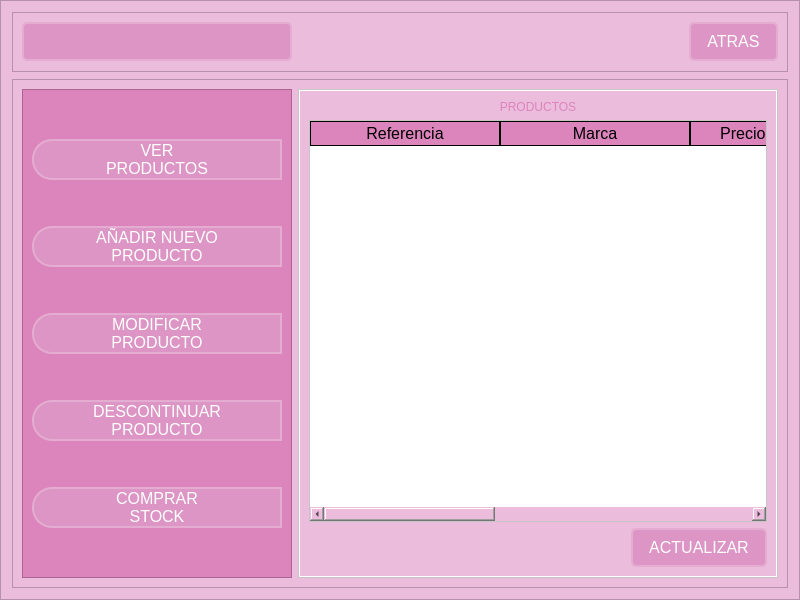
<?xml version="1.0" encoding="UTF-8"?>
<ui version="4.0">
 <class>MainWindow</class>
 <widget class="QMainWindow" name="MainWindow">
  <property name="geometry">
   <rect>
    <x>0</x>
    <y>0</y>
    <width>800</width>
    <height>600</height>
   </rect>
  </property>
  <property name="minimumSize">
   <size>
    <width>800</width>
    <height>600</height>
   </size>
  </property>
  <property name="maximumSize">
   <size>
    <width>800</width>
    <height>600</height>
   </size>
  </property>
  <property name="windowTitle">
   <string>MainWindow</string>
  </property>
  <widget class="QWidget" name="centralwidget">
   <layout class="QVBoxLayout" name="verticalLayout">
    <property name="spacing">
     <number>0</number>
    </property>
    <property name="leftMargin">
     <number>0</number>
    </property>
    <property name="topMargin">
     <number>0</number>
    </property>
    <property name="rightMargin">
     <number>0</number>
    </property>
    <property name="bottomMargin">
     <number>0</number>
    </property>
    <item>
     <widget class="QFrame" name="frame">
      <property name="styleSheet">
       <string notr="true">background-color: rgb(235, 188, 220);</string>
      </property>
      <property name="frameShape">
       <enum>QFrame::StyledPanel</enum>
      </property>
      <property name="frameShadow">
       <enum>QFrame::Raised</enum>
      </property>
      <layout class="QVBoxLayout" name="verticalLayout_2" stretch="0,8">
       <property name="spacing">
        <number>7</number>
       </property>
       <property name="leftMargin">
        <number>11</number>
       </property>
       <property name="topMargin">
        <number>11</number>
       </property>
       <property name="rightMargin">
        <number>11</number>
       </property>
       <property name="bottomMargin">
        <number>11</number>
       </property>
       <item>
        <widget class="QFrame" name="frame_superior">
         <property name="minimumSize">
          <size>
           <width>0</width>
           <height>60</height>
          </size>
         </property>
         <property name="styleSheet">
          <string notr="true">QFrame{
background-color: rgb(235, 188, 220);
}

QPushButton {
    border: 2px solid #e4acd0;
    border-radius: 5px;
    padding: 8px 16px;
    background-color: #dc95c4; /* Fondo */
    color: #ffffff; /* Color del texto */
    font-family: Arial, sans-serif;
    font-size: 16px;
}

QPushButton:hover {
    background-color: #dc84bc; /* Fondo al pasar el cursor */
}

QPushButton:pressed {
    background-color: #d484b4; /* Fondo al presionar */
}
QLabel {
	background-color:  rgb(235, 188, 220);
    font: 87 14pt &quot;Arial Black&quot;; /* Fuente Arial Black, peso 87 */
    color: rgb(220, 132, 188); /* Color de texto rgb(220, 132, 188) */
}</string>
         </property>
         <property name="frameShape">
          <enum>QFrame::StyledPanel</enum>
         </property>
         <property name="frameShadow">
          <enum>QFrame::Raised</enum>
         </property>
         <layout class="QHBoxLayout" name="horizontalLayout">
          <item>
           <widget class="QPushButton" name="menu_boton">
            <property name="minimumSize">
             <size>
              <width>270</width>
              <height>0</height>
             </size>
            </property>
            <property name="text">
             <string/>
            </property>
            <property name="icon">
             <iconset>
              <normaloff>../../../recursos/images/barra-de-menus.png</normaloff>../../../recursos/images/barra-de-menus.png</iconset>
            </property>
            <property name="iconSize">
             <size>
              <width>30</width>
              <height>30</height>
             </size>
            </property>
           </widget>
          </item>
          <item>
           <spacer name="horizontalSpacer">
            <property name="orientation">
             <enum>Qt::Horizontal</enum>
            </property>
            <property name="sizeHint" stdset="0">
             <size>
              <width>333</width>
              <height>20</height>
             </size>
            </property>
           </spacer>
          </item>
          <item>
           <widget class="QPushButton" name="atrasBtn">
            <property name="text">
             <string>ATRAS</string>
            </property>
            <property name="icon">
             <iconset>
              <normaloff>../../../recursos/images/arrow-left.png</normaloff>../../../recursos/images/arrow-left.png</iconset>
            </property>
            <property name="iconSize">
             <size>
              <width>40</width>
              <height>40</height>
             </size>
            </property>
           </widget>
          </item>
         </layout>
        </widget>
       </item>
       <item>
        <widget class="QFrame" name="frame_contenido">
         <property name="frameShape">
          <enum>QFrame::StyledPanel</enum>
         </property>
         <property name="frameShadow">
          <enum>QFrame::Raised</enum>
         </property>
         <layout class="QHBoxLayout" name="horizontalLayout_2">
          <item>
           <widget class="QFrame" name="frame_control">
            <property name="minimumSize">
             <size>
              <width>270</width>
              <height>0</height>
             </size>
            </property>
            <property name="maximumSize">
             <size>
              <width>0</width>
              <height>16777215</height>
             </size>
            </property>
            <property name="styleSheet">
             <string notr="true">QFrame{
background-color: rgb(220, 132, 188);
}

QPushButton {
    border: 2px solid #e4acd0;
	border-top-left-radius:20px;
    border-bottom-left-radius: 20px;
    background-color: #dc95c4; /* Fondo */
    color: #ffffff; /* Color del texto */
    font-family: Arial, sans-serif;
    font-size: 16px;
}

QPushButton:hover {
    background-color: #dc84bc; /* Fondo al pasar el cursor */
	border-top-left-radius:20px;
    border-bottom-left-radius: 20px;
}

QPushButton:pressed {
    background-color: #d484b4; /* Fondo al presionar */
}</string>
            </property>
            <property name="frameShape">
             <enum>QFrame::StyledPanel</enum>
            </property>
            <property name="frameShadow">
             <enum>QFrame::Raised</enum>
            </property>
            <layout class="QVBoxLayout" name="verticalLayout_3">
             <item>
              <widget class="QPushButton" name="ver_productos_boton">
               <property name="layoutDirection">
                <enum>Qt::LeftToRight</enum>
               </property>
               <property name="text">
                <string>VER
PRODUCTOS</string>
               </property>
               <property name="icon">
                <iconset>
                 <normaloff>../../../recursos/images/database.png</normaloff>../../../recursos/images/database.png</iconset>
               </property>
               <property name="iconSize">
                <size>
                 <width>35</width>
                 <height>35</height>
                </size>
               </property>
              </widget>
             </item>
             <item>
              <widget class="QPushButton" name="nuevo_producto_boton">
               <property name="text">
                <string>AÑADIR NUEVO
PRODUCTO</string>
               </property>
               <property name="icon">
                <iconset>
                 <normaloff>../../../recursos/images/basket-plus.png</normaloff>../../../recursos/images/basket-plus.png</iconset>
               </property>
               <property name="iconSize">
                <size>
                 <width>40</width>
                 <height>40</height>
                </size>
               </property>
              </widget>
             </item>
             <item>
              <widget class="QPushButton" name="modificar_producto_boton">
               <property name="text">
                <string>MODIFICAR
PRODUCTO</string>
               </property>
               <property name="icon">
                <iconset>
                 <normaloff>../../../recursos/images/store-edit.png</normaloff>../../../recursos/images/store-edit.png</iconset>
               </property>
               <property name="iconSize">
                <size>
                 <width>40</width>
                 <height>40</height>
                </size>
               </property>
              </widget>
             </item>
             <item>
              <widget class="QPushButton" name="descontinuar_producto_boton">
               <property name="text">
                <string>DESCONTINUAR
PRODUCTO</string>
               </property>
               <property name="icon">
                <iconset>
                 <normaloff>../../../recursos/images/basket-remove.png</normaloff>../../../recursos/images/basket-remove.png</iconset>
               </property>
               <property name="iconSize">
                <size>
                 <width>40</width>
                 <height>40</height>
                </size>
               </property>
              </widget>
             </item>
             <item>
              <widget class="QPushButton" name="ingresar_stock_boton">
               <property name="text">
                <string>COMPRAR
STOCK</string>
               </property>
               <property name="icon">
                <iconset>
                 <normaloff>../../../recursos/images/basket-unfill.png</normaloff>../../../recursos/images/basket-unfill.png</iconset>
               </property>
               <property name="iconSize">
                <size>
                 <width>40</width>
                 <height>40</height>
                </size>
               </property>
              </widget>
             </item>
            </layout>
           </widget>
          </item>
          <item>
           <widget class="QFrame" name="frame_paginas">
            <property name="styleSheet">
             <string notr="true">/* styles.css */

/* Estilo para QFrame */
QFrame {
    background-color: #ffffff; /* Fondo blanco */
}

/* Estilo para QLabel */
QLabel {
	background-color:  rgb(235, 188, 220);
    font: 87 14pt &quot;Arial Black&quot;; /* Fuente Arial Black, peso 87 */
    color: rgb(220, 132, 188); /* Color de texto rgb(220, 132, 188) */
}

/* Estilo para QLineEdit */
QLineEdit {
    border: 2px solid #e4acd0; /* Borde */
    border-radius: 5px;
    padding: 5px;
    background-color: #f5eef2; /* Fondo */
    color: rgb(0, 0, 0); /* Color del texto */
    font-family: Arial, sans-serif;
    font-size: 14px;
}
QLineEdit:hover {
	border: 2px solid rgb(255, 255, 255);
}
QLineEdit:focus {
    border: 2px solid #dc84bc; /* Borde al enfocar */
}

QPushButton {
    border: 2px solid #e4acd0;
    border-radius: 5px;
    padding: 8px 16px;
    background-color: #dc95c4; /* Fondo */
    color: #ffffff; /* Color del texto */
    font-family: Arial, sans-serif;
    font-size: 16px;
}

QPushButton:hover {
    background-color: #dc84bc; /* Fondo al pasar el cursor */
}

QPushButton:pressed {
    background-color: #d484b4; /* Fondo al presionar */
}

QTableWidget {
	background-color: rgb(255, 255, 255);
	color: rgb(0, 0, 0);
	gridline-color: #dc84bc;
	font-size: 12pt;
	color: #000000;
}
QHeaderView::section {
	background-color: #dc84bc;
	border: 1px solid rgb(0, 0, 0);
	font-size: 12pt;
}
QTableWidget QTableCornerButton::section {
	background-color: rgb(0, 0, 0);
	border: 1px solid rgb(0, 206, 151);
}</string>
            </property>
            <property name="frameShape">
             <enum>QFrame::StyledPanel</enum>
            </property>
            <property name="frameShadow">
             <enum>QFrame::Raised</enum>
            </property>
            <layout class="QHBoxLayout" name="horizontalLayout_3">
             <property name="spacing">
              <number>0</number>
             </property>
             <property name="leftMargin">
              <number>1</number>
             </property>
             <property name="topMargin">
              <number>1</number>
             </property>
             <property name="rightMargin">
              <number>1</number>
             </property>
             <property name="bottomMargin">
              <number>1</number>
             </property>
             <item>
              <widget class="QStackedWidget" name="stackedWidget">
               <property name="currentIndex">
                <number>0</number>
               </property>
               <widget class="QWidget" name="ver_productos_pagina">
                <layout class="QVBoxLayout" name="verticalLayout_4">
                 <item>
                  <widget class="QLabel" name="ver_productos_label">
                   <property name="text">
                    <string>PRODUCTOS</string>
                   </property>
                   <property name="alignment">
                    <set>Qt::AlignCenter</set>
                   </property>
                  </widget>
                 </item>
                 <item>
                  <widget class="QTableWidget" name="tabla_productos">
                   <attribute name="horizontalHeaderVisible">
                    <bool>true</bool>
                   </attribute>
                   <attribute name="horizontalHeaderCascadingSectionResizes">
                    <bool>false</bool>
                   </attribute>
                   <attribute name="horizontalHeaderDefaultSectionSize">
                    <number>190</number>
                   </attribute>
                   <column>
                    <property name="text">
                     <string>Referencia</string>
                    </property>
                   </column>
                   <column>
                    <property name="text">
                     <string>Marca</string>
                    </property>
                   </column>
                   <column>
                    <property name="text">
                     <string>Precio adquisición</string>
                    </property>
                    <property name="font">
                     <font>
                      <pointsize>8</pointsize>
                     </font>
                    </property>
                   </column>
                   <column>
                    <property name="text">
                     <string>Precio venta</string>
                    </property>
                   </column>
                   <column>
                    <property name="text">
                     <string>Unidades actuales</string>
                    </property>
                   </column>
                  </widget>
                 </item>
                 <item>
                  <layout class="QHBoxLayout" name="horizontalLayout_4">
                   <item>
                    <spacer name="horizontalSpacer_2">
                     <property name="orientation">
                      <enum>Qt::Horizontal</enum>
                     </property>
                     <property name="sizeHint" stdset="0">
                      <size>
                       <width>40</width>
                       <height>20</height>
                      </size>
                     </property>
                    </spacer>
                   </item>
                   <item>
                    <widget class="QPushButton" name="ver_actualizar_boton">
                     <property name="text">
                      <string>ACTUALIZAR</string>
                     </property>
                     <property name="icon">
                      <iconset>
                       <normaloff>../../../recursos/images/reload.png</normaloff>../../../recursos/images/reload.png</iconset>
                     </property>
                    </widget>
                   </item>
                  </layout>
                 </item>
                </layout>
               </widget>
               <widget class="QWidget" name="nuevo_producto_pagina">
                <layout class="QVBoxLayout" name="verticalLayout_7">
                 <item>
                  <widget class="QLabel" name="nuevo_producto_label">
                   <property name="text">
                    <string>NUEVO PRODUCTO</string>
                   </property>
                   <property name="alignment">
                    <set>Qt::AlignCenter</set>
                   </property>
                  </widget>
                 </item>
                 <item>
                  <layout class="QHBoxLayout" name="horizontalLayout_5">
                   <item>
                    <layout class="QVBoxLayout" name="verticalLayout_5">
                     <property name="spacing">
                      <number>15</number>
                     </property>
                     <item>
                      <widget class="QLabel" name="add_referencia_label">
                       <property name="text">
                        <string>Referencia</string>
                       </property>
                      </widget>
                     </item>
                     <item>
                      <widget class="QLabel" name="add_marca_label">
                       <property name="text">
                        <string>Marca</string>
                       </property>
                      </widget>
                     </item>
                     <item>
                      <widget class="QLabel" name="add_precio_adquisicion_label">
                       <property name="text">
                        <string>Precio
adquisición</string>
                       </property>
                      </widget>
                     </item>
                     <item>
                      <widget class="QLabel" name="add_precio_ventas_label">
                       <property name="text">
                        <string>Precio ventas</string>
                       </property>
                      </widget>
                     </item>
                     <item>
                      <widget class="QLabel" name="add_unidades_actuales_label">
                       <property name="text">
                        <string>Unidades
actuales</string>
                       </property>
                      </widget>
                     </item>
                    </layout>
                   </item>
                   <item>
                    <layout class="QVBoxLayout" name="verticalLayout_6">
                     <property name="spacing">
                      <number>15</number>
                     </property>
                     <item>
                      <widget class="QLineEdit" name="add_referencia_lineEdit">
                       <property name="placeholderText">
                        <string>CODIGO DE BARRAS</string>
                       </property>
                      </widget>
                     </item>
                     <item>
                      <widget class="QLineEdit" name="add_marca_lineEdit">
                       <property name="placeholderText">
                        <string>MARCA</string>
                       </property>
                      </widget>
                     </item>
                     <item>
                      <widget class="QLineEdit" name="add_precio_adquisicion_lineEdit">
                       <property name="placeholderText">
                        <string>$</string>
                       </property>
                      </widget>
                     </item>
                     <item>
                      <widget class="QLineEdit" name="add_precio_ventas_lineEdit">
                       <property name="placeholderText">
                        <string>$</string>
                       </property>
                      </widget>
                     </item>
                     <item>
                      <widget class="QLineEdit" name="add_unidades_actuales_lineEdit">
                       <property name="placeholderText">
                        <string>CANTIDAD DE UNIDADES</string>
                       </property>
                      </widget>
                     </item>
                    </layout>
                   </item>
                  </layout>
                 </item>
                 <item>
                  <layout class="QHBoxLayout" name="horizontalLayout_6">
                   <item>
                    <widget class="QLabel" name="aviso_add_label">
                     <property name="minimumSize">
                      <size>
                       <width>170</width>
                       <height>0</height>
                      </size>
                     </property>
                     <property name="text">
                      <string/>
                     </property>
                     <property name="alignment">
                      <set>Qt::AlignCenter</set>
                     </property>
                    </widget>
                   </item>
                   <item>
                    <spacer name="horizontalSpacer_3">
                     <property name="orientation">
                      <enum>Qt::Horizontal</enum>
                     </property>
                     <property name="sizeHint" stdset="0">
                      <size>
                       <width>40</width>
                       <height>20</height>
                      </size>
                     </property>
                    </spacer>
                   </item>
                   <item>
                    <widget class="QPushButton" name="add_boton">
                     <property name="text">
                      <string>AÑADIR</string>
                     </property>
                     <property name="icon">
                      <iconset>
                       <normaloff>../../../recursos/images/basket-plus.png</normaloff>../../../recursos/images/basket-plus.png</iconset>
                     </property>
                     <property name="iconSize">
                      <size>
                       <width>25</width>
                       <height>25</height>
                      </size>
                     </property>
                    </widget>
                   </item>
                  </layout>
                 </item>
                </layout>
               </widget>
               <widget class="QWidget" name="modificar_producto_pagina">
                <layout class="QVBoxLayout" name="verticalLayout_10">
                 <item>
                  <widget class="QLabel" name="modificar_producto_label">
                   <property name="text">
                    <string>MODIFICAR PRODUCTO</string>
                   </property>
                   <property name="alignment">
                    <set>Qt::AlignCenter</set>
                   </property>
                  </widget>
                 </item>
                 <item>
                  <spacer name="verticalSpacer_3">
                   <property name="orientation">
                    <enum>Qt::Vertical</enum>
                   </property>
                   <property name="sizeHint" stdset="0">
                    <size>
                     <width>20</width>
                     <height>40</height>
                    </size>
                   </property>
                  </spacer>
                 </item>
                 <item>
                  <layout class="QHBoxLayout" name="horizontalLayout_8">
                   <item>
                    <widget class="QLabel" name="modify_buscar_producto_label">
                     <property name="text">
                      <string>Producto:</string>
                     </property>
                    </widget>
                   </item>
                   <item>
                    <widget class="QLineEdit" name="modify_buscar_producto_lineEdit">
                     <property name="placeholderText">
                      <string>BUSCAR PRODUCTO</string>
                     </property>
                    </widget>
                   </item>
                   <item>
                    <widget class="QPushButton" name="modify_buscar_boton">
                     <property name="text">
                      <string>BUSCAR</string>
                     </property>
                     <property name="icon">
                      <iconset>
                       <normaloff>../../../recursos/images/store-search.png</normaloff>../../../recursos/images/store-search.png</iconset>
                     </property>
                     <property name="iconSize">
                      <size>
                       <width>25</width>
                       <height>25</height>
                      </size>
                     </property>
                    </widget>
                   </item>
                  </layout>
                 </item>
                 <item>
                  <spacer name="verticalSpacer_2">
                   <property name="orientation">
                    <enum>Qt::Vertical</enum>
                   </property>
                   <property name="sizeHint" stdset="0">
                    <size>
                     <width>20</width>
                     <height>40</height>
                    </size>
                   </property>
                  </spacer>
                 </item>
                 <item>
                  <layout class="QHBoxLayout" name="horizontalLayout_7">
                   <item>
                    <layout class="QVBoxLayout" name="verticalLayout_8">
                     <property name="spacing">
                      <number>15</number>
                     </property>
                     <item>
                      <widget class="QLabel" name="modify_marca_label">
                       <property name="text">
                        <string>Marca</string>
                       </property>
                      </widget>
                     </item>
                     <item>
                      <widget class="QLabel" name="modify_precio_adquisicion_label">
                       <property name="text">
                        <string>Precio
adquisición</string>
                       </property>
                      </widget>
                     </item>
                     <item>
                      <widget class="QLabel" name="modify_precio_venta_label">
                       <property name="text">
                        <string>Precio venta</string>
                       </property>
                      </widget>
                     </item>
                    </layout>
                   </item>
                   <item>
                    <layout class="QVBoxLayout" name="verticalLayout_9">
                     <property name="spacing">
                      <number>15</number>
                     </property>
                     <item>
                      <widget class="QLineEdit" name="modify_marca_lineEdit">
                       <property name="placeholderText">
                        <string>MARCA</string>
                       </property>
                      </widget>
                     </item>
                     <item>
                      <widget class="QLineEdit" name="modify_precio_adquisicion_lineEdit">
                       <property name="placeholderText">
                        <string>$</string>
                       </property>
                      </widget>
                     </item>
                     <item>
                      <widget class="QLineEdit" name="modify_precio_venta_lineEdit">
                       <property name="placeholderText">
                        <string>$</string>
                       </property>
                      </widget>
                     </item>
                    </layout>
                   </item>
                  </layout>
                 </item>
                 <item>
                  <spacer name="verticalSpacer">
                   <property name="orientation">
                    <enum>Qt::Vertical</enum>
                   </property>
                   <property name="sizeHint" stdset="0">
                    <size>
                     <width>20</width>
                     <height>40</height>
                    </size>
                   </property>
                  </spacer>
                 </item>
                 <item>
                  <layout class="QHBoxLayout" name="horizontalLayout_9">
                   <item>
                    <widget class="QLabel" name="aviso_modify_label">
                     <property name="minimumSize">
                      <size>
                       <width>170</width>
                       <height>0</height>
                      </size>
                     </property>
                     <property name="text">
                      <string/>
                     </property>
                    </widget>
                   </item>
                   <item>
                    <spacer name="horizontalSpacer_4">
                     <property name="orientation">
                      <enum>Qt::Horizontal</enum>
                     </property>
                     <property name="sizeHint" stdset="0">
                      <size>
                       <width>40</width>
                       <height>20</height>
                      </size>
                     </property>
                    </spacer>
                   </item>
                   <item>
                    <widget class="QPushButton" name="modify_guardar_boton">
                     <property name="text">
                      <string>GUARDAR</string>
                     </property>
                     <property name="icon">
                      <iconset>
                       <normaloff>../../../recursos/images/content-save-all.png</normaloff>../../../recursos/images/content-save-all.png</iconset>
                     </property>
                     <property name="iconSize">
                      <size>
                       <width>25</width>
                       <height>25</height>
                      </size>
                     </property>
                    </widget>
                   </item>
                  </layout>
                 </item>
                </layout>
               </widget>
               <widget class="QWidget" name="descontinuar_producto_pagina">
                <layout class="QVBoxLayout" name="verticalLayout_11">
                 <item>
                  <widget class="QLabel" name="descontinuar_producto_label">
                   <property name="text">
                    <string>DESCONTINUAR PRODUCTO</string>
                   </property>
                   <property name="alignment">
                    <set>Qt::AlignCenter</set>
                   </property>
                  </widget>
                 </item>
                 <item>
                  <layout class="QHBoxLayout" name="horizontalLayout_11">
                   <item>
                    <widget class="QLabel" name="del_producto_label">
                     <property name="text">
                      <string>Producto:</string>
                     </property>
                    </widget>
                   </item>
                   <item>
                    <widget class="QLineEdit" name="del_buscar_producto_lineEdit">
                     <property name="minimumSize">
                      <size>
                       <width>150</width>
                       <height>30</height>
                      </size>
                     </property>
                     <property name="placeholderText">
                      <string>BUSCAR PRODUCTO</string>
                     </property>
                    </widget>
                   </item>
                   <item>
                    <widget class="QPushButton" name="del_buscar_boton">
                     <property name="minimumSize">
                      <size>
                       <width>120</width>
                       <height>30</height>
                      </size>
                     </property>
                     <property name="text">
                      <string>BUSCAR</string>
                     </property>
                     <property name="icon">
                      <iconset>
                       <normaloff>../../../recursos/images/store-search.png</normaloff>../../../recursos/images/store-search.png</iconset>
                     </property>
                     <property name="iconSize">
                      <size>
                       <width>25</width>
                       <height>25</height>
                      </size>
                     </property>
                    </widget>
                   </item>
                  </layout>
                 </item>
                 <item>
                  <widget class="QTableWidget" name="del_tabla_productos">
                   <attribute name="horizontalHeaderDefaultSectionSize">
                    <number>200</number>
                   </attribute>
                   <column>
                    <property name="text">
                     <string>Referencia</string>
                    </property>
                   </column>
                   <column>
                    <property name="text">
                     <string>Marca</string>
                    </property>
                   </column>
                   <column>
                    <property name="text">
                     <string>Precio adquisición</string>
                    </property>
                   </column>
                   <column>
                    <property name="text">
                     <string>Unidades actuales</string>
                    </property>
                   </column>
                  </widget>
                 </item>
                 <item>
                  <layout class="QHBoxLayout" name="horizontalLayout_10">
                   <item>
                    <widget class="QLabel" name="del_aviso_label">
                     <property name="minimumSize">
                      <size>
                       <width>200</width>
                       <height>30</height>
                      </size>
                     </property>
                     <property name="text">
                      <string/>
                     </property>
                    </widget>
                   </item>
                   <item>
                    <spacer name="horizontalSpacer_5">
                     <property name="orientation">
                      <enum>Qt::Horizontal</enum>
                     </property>
                     <property name="sizeHint" stdset="0">
                      <size>
                       <width>40</width>
                       <height>20</height>
                      </size>
                     </property>
                    </spacer>
                   </item>
                   <item>
                    <widget class="QPushButton" name="del_guardar_boton">
                     <property name="minimumSize">
                      <size>
                       <width>120</width>
                       <height>30</height>
                      </size>
                     </property>
                     <property name="text">
                      <string>GUARDAR</string>
                     </property>
                     <property name="icon">
                      <iconset>
                       <normaloff>../../../recursos/images/content-save-all.png</normaloff>../../../recursos/images/content-save-all.png</iconset>
                     </property>
                     <property name="iconSize">
                      <size>
                       <width>25</width>
                       <height>25</height>
                      </size>
                     </property>
                    </widget>
                   </item>
                  </layout>
                 </item>
                </layout>
               </widget>
               <widget class="QWidget" name="comprar_stock_pagina">
                <layout class="QVBoxLayout" name="verticalLayout_14">
                 <item>
                  <widget class="QLabel" name="comprar_stock_label">
                   <property name="minimumSize">
                    <size>
                     <width>0</width>
                     <height>50</height>
                    </size>
                   </property>
                   <property name="text">
                    <string>COMPRAR STOCK</string>
                   </property>
                   <property name="alignment">
                    <set>Qt::AlignCenter</set>
                   </property>
                  </widget>
                 </item>
                 <item>
                  <spacer name="verticalSpacer_6">
                   <property name="orientation">
                    <enum>Qt::Vertical</enum>
                   </property>
                   <property name="sizeHint" stdset="0">
                    <size>
                     <width>20</width>
                     <height>40</height>
                    </size>
                   </property>
                  </spacer>
                 </item>
                 <item>
                  <layout class="QHBoxLayout" name="horizontalLayout_13">
                   <item>
                    <widget class="QLabel" name="buy_buscar_producto_label">
                     <property name="text">
                      <string>Producto:</string>
                     </property>
                    </widget>
                   </item>
                   <item>
                    <widget class="QLineEdit" name="buy_buscar_producto_lineEdit">
                     <property name="placeholderText">
                      <string>BUSCAR PRODUCTO</string>
                     </property>
                    </widget>
                   </item>
                   <item>
                    <widget class="QPushButton" name="buy_buscar_boton">
                     <property name="text">
                      <string>BUSCAR</string>
                     </property>
                     <property name="icon">
                      <iconset>
                       <normaloff>../../../recursos/images/store-search.png</normaloff>../../../recursos/images/store-search.png</iconset>
                     </property>
                     <property name="iconSize">
                      <size>
                       <width>25</width>
                       <height>25</height>
                      </size>
                     </property>
                    </widget>
                   </item>
                  </layout>
                 </item>
                 <item>
                  <spacer name="verticalSpacer_5">
                   <property name="orientation">
                    <enum>Qt::Vertical</enum>
                   </property>
                   <property name="sizeHint" stdset="0">
                    <size>
                     <width>20</width>
                     <height>40</height>
                    </size>
                   </property>
                  </spacer>
                 </item>
                 <item>
                  <layout class="QHBoxLayout" name="horizontalLayout_12">
                   <item>
                    <layout class="QVBoxLayout" name="verticalLayout_12">
                     <item>
                      <widget class="QLabel" name="buy_cantidad_actual_label">
                       <property name="text">
                        <string>Cantidad actual</string>
                       </property>
                      </widget>
                     </item>
                     <item>
                      <widget class="QLabel" name="buy_cantidad_ingresar_label">
                       <property name="text">
                        <string>Cantidad a
Ingresar</string>
                       </property>
                      </widget>
                     </item>
                     <item>
                      <widget class="QLabel" name="buy_total_pagar_label">
                       <property name="text">
                        <string>Total a pagar</string>
                       </property>
                      </widget>
                     </item>
                    </layout>
                   </item>
                   <item>
                    <layout class="QVBoxLayout" name="verticalLayout_13">
                     <item>
                      <widget class="QLabel" name="buy_cantidad_actual_label_2">
                       <property name="minimumSize">
                        <size>
                         <width>200</width>
                         <height>30</height>
                        </size>
                       </property>
                       <property name="text">
                        <string/>
                       </property>
                      </widget>
                     </item>
                     <item>
                      <widget class="QLineEdit" name="buy_cantidad_ingresar_lineEdit">
                       <property name="minimumSize">
                        <size>
                         <width>200</width>
                         <height>30</height>
                        </size>
                       </property>
                       <property name="placeholderText">
                        <string>INGRESE UNIDADES</string>
                       </property>
                      </widget>
                     </item>
                     <item>
                      <widget class="QLabel" name="buy_aviso_total_pagar_label">
                       <property name="minimumSize">
                        <size>
                         <width>200</width>
                         <height>30</height>
                        </size>
                       </property>
                       <property name="text">
                        <string/>
                       </property>
                      </widget>
                     </item>
                    </layout>
                   </item>
                  </layout>
                 </item>
                 <item>
                  <spacer name="verticalSpacer_4">
                   <property name="orientation">
                    <enum>Qt::Vertical</enum>
                   </property>
                   <property name="sizeHint" stdset="0">
                    <size>
                     <width>20</width>
                     <height>40</height>
                    </size>
                   </property>
                  </spacer>
                 </item>
                 <item>
                  <layout class="QHBoxLayout" name="horizontalLayout_14">
                   <item>
                    <widget class="QLabel" name="buy_aviso_label">
                     <property name="minimumSize">
                      <size>
                       <width>200</width>
                       <height>30</height>
                      </size>
                     </property>
                     <property name="text">
                      <string/>
                     </property>
                    </widget>
                   </item>
                   <item>
                    <spacer name="horizontalSpacer_6">
                     <property name="orientation">
                      <enum>Qt::Horizontal</enum>
                     </property>
                     <property name="sizeHint" stdset="0">
                      <size>
                       <width>40</width>
                       <height>20</height>
                      </size>
                     </property>
                    </spacer>
                   </item>
                   <item>
                    <widget class="QPushButton" name="buy_add_boton">
                     <property name="text">
                      <string>AÑADIR</string>
                     </property>
                     <property name="icon">
                      <iconset>
                       <normaloff>../../../recursos/images/basket-unfill.png</normaloff>../../../recursos/images/basket-unfill.png</iconset>
                     </property>
                     <property name="iconSize">
                      <size>
                       <width>25</width>
                       <height>25</height>
                      </size>
                     </property>
                    </widget>
                   </item>
                  </layout>
                 </item>
                </layout>
               </widget>
              </widget>
             </item>
            </layout>
           </widget>
          </item>
         </layout>
        </widget>
       </item>
      </layout>
     </widget>
    </item>
   </layout>
  </widget>
 </widget>
 <resources/>
 <connections/>
</ui>
